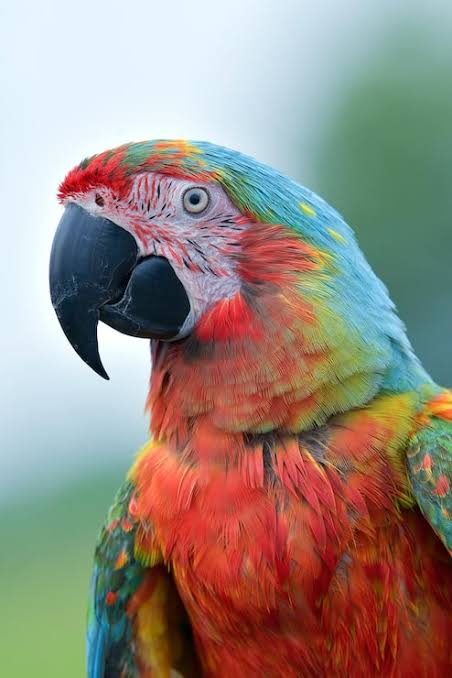
#> input picture images.jpg, 452 x 678 px, found by its file name
$ python prg2.py
#> lines starting #> are read from the running program, lines starting #| are printed output that depends on the picture
import cv2
import matplotlib.pyplot as plt

img = cv2.imread(r"C:\Users\Bhoomika KM\Downloads\lab CV\images.jpg", 0)
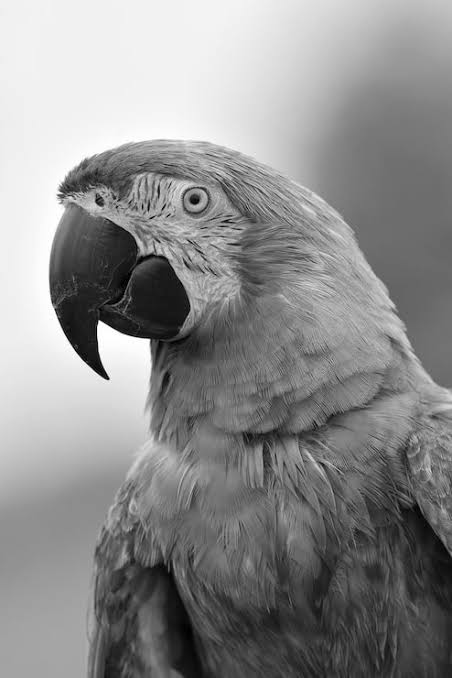
#> img: shape (678, 452); min 0, max 255, mean 141.2
eq = cv2.equalizeHist(img)
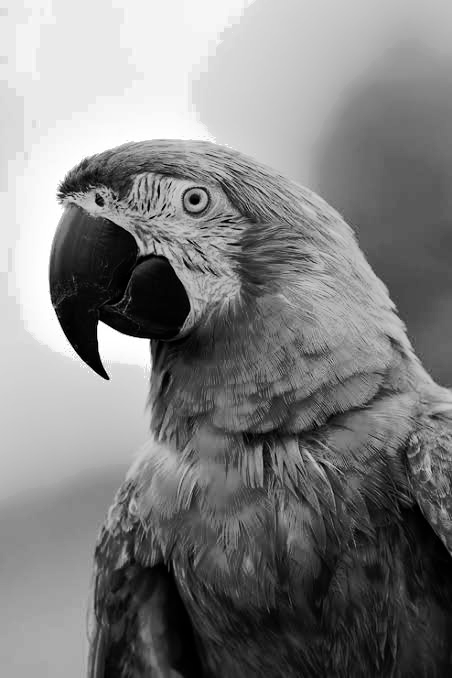
#> eq: shape (678, 452); min 0, max 255, mean 128.5

plt.subplot(2, 2, 1)
plt.imshow(img, cmap="gray")
plt.title("Original")

plt.subplot(2, 2, 2)
plt.imshow(eq, cmap="gray")
plt.title("Equalized")

plt.subplot(2, 2, 3)
plt.hist(img.ravel(), 256, [0, 256])
plt.title("Original Histogram")

plt.subplot(2, 2, 4)
plt.hist(eq.ravel(), 256, [0, 256])
plt.title("Equalized Histogram")

plt.tight_layout()
plt.show()
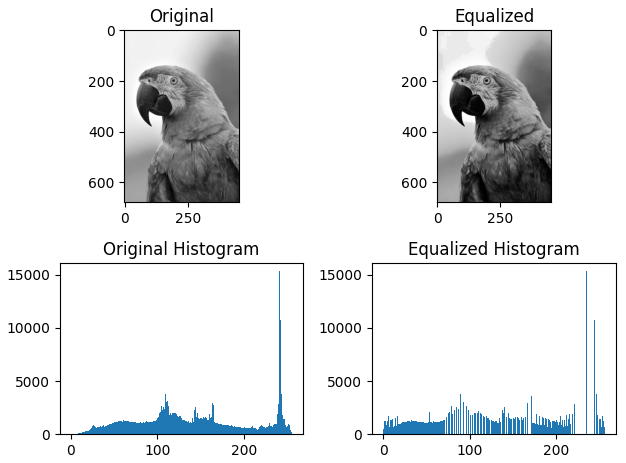
#> figure drawn by matplotlib, 4 panels; panel 3: tallest bar 15346 high, from x = 241 to 242; panel 4: tallest bar 15346 high, from x = 234 to 235
